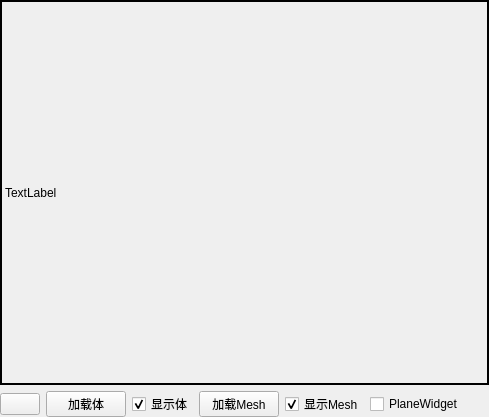
<?xml version="1.0" encoding="UTF-8"?>
<ui version="4.0">
 <class>VolumeComponent</class>
 <widget class="QWidget" name="VolumeComponent">
  <property name="geometry">
   <rect>
    <x>0</x>
    <y>0</y>
    <width>489</width>
    <height>417</height>
   </rect>
  </property>
  <property name="windowTitle">
   <string>Form</string>
  </property>
  <layout class="QVBoxLayout" name="verticalLayout">
   <property name="spacing">
    <number>6</number>
   </property>
   <property name="leftMargin">
    <number>0</number>
   </property>
   <property name="topMargin">
    <number>0</number>
   </property>
   <property name="rightMargin">
    <number>0</number>
   </property>
   <property name="bottomMargin">
    <number>0</number>
   </property>
   <item>
    <widget class="QLabel" name="label">
     <property name="sizePolicy">
      <sizepolicy hsizetype="Expanding" vsizetype="Expanding">
       <horstretch>0</horstretch>
       <verstretch>0</verstretch>
      </sizepolicy>
     </property>
     <property name="frameShape">
      <enum>QFrame::WinPanel</enum>
     </property>
     <property name="text">
      <string>TextLabel</string>
     </property>
    </widget>
   </item>
   <item>
    <layout class="QHBoxLayout" name="horizontalLayout">
     <property name="sizeConstraint">
      <enum>QLayout::SetDefaultConstraint</enum>
     </property>
     <property name="leftMargin">
      <number>0</number>
     </property>
     <property name="topMargin">
      <number>0</number>
     </property>
     <property name="rightMargin">
      <number>0</number>
     </property>
     <property name="bottomMargin">
      <number>0</number>
     </property>
     <item>
      <widget class="QPushButton" name="full">
       <property name="text">
        <string/>
       </property>
       <property name="checkable">
        <bool>true</bool>
       </property>
       <property name="autoRepeat">
        <bool>true</bool>
       </property>
      </widget>
     </item>
     <item>
      <widget class="QPushButton" name="loadVolume">
       <property name="text">
        <string>加载体</string>
       </property>
      </widget>
     </item>
     <item>
      <widget class="QCheckBox" name="showVolume">
       <property name="text">
        <string>显示体</string>
       </property>
       <property name="checked">
        <bool>true</bool>
       </property>
      </widget>
     </item>
     <item>
      <widget class="QPushButton" name="updateMesh">
       <property name="text">
        <string>加载Mesh</string>
       </property>
      </widget>
     </item>
     <item>
      <widget class="QCheckBox" name="showMesh">
       <property name="text">
        <string>显示Mesh</string>
       </property>
       <property name="checked">
        <bool>true</bool>
       </property>
      </widget>
     </item>
     <item>
      <widget class="QCheckBox" name="showPlaneWidget">
       <property name="text">
        <string>PlaneWidget</string>
       </property>
      </widget>
     </item>
     <item>
      <spacer name="horizontalSpacer">
       <property name="orientation">
        <enum>Qt::Horizontal</enum>
       </property>
       <property name="sizeHint" stdset="0">
        <size>
         <width>40</width>
         <height>20</height>
        </size>
       </property>
      </spacer>
     </item>
    </layout>
   </item>
  </layout>
 </widget>
 <resources/>
 <connections/>
</ui>
